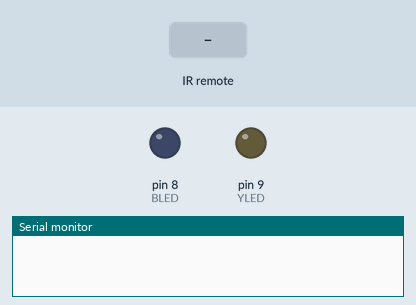
A sketch run on a simulated Arduino Uno, built with avr-gcc and run on an emulated ATmega328P. Parts: output pins drawn as LEDs (lit = HIGH), the last lines printed to the serial monitor. The inputs (shaded band) are chosen by the test bench.

Above: at 1.2 s.
1.3 s: infrared code 0xFF18E7 received
At 2.0 s:
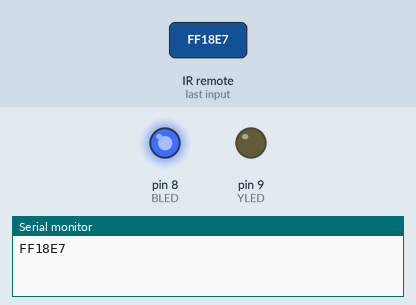
2.8 s: infrared code 0xFF30CF received
At 3.1 s:
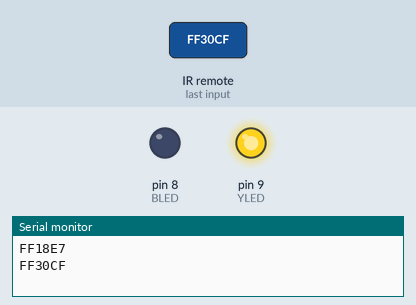
Timing chart, 0 to 5.8 s (numbered marks = the images above; inputs shaded):
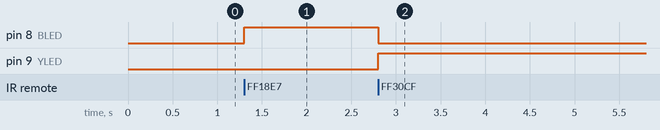

The sketch:

led_remote_control.ino
```cpp
#include <IRremote.h>
#define RECV_PIN 7
#define BLED 8
#define YLED 9

IRrecv irrecv(RECV_PIN);
decode_results results;

  // char* keys[21] = { "CH-", "CH", "CH+", "<<", ">>", ">||", "-", "+", "EQ", "100+", "200+", "0", "1", "2", "3", "4", "5", "6", "7", "8", "9" };
  // byte* codes[21] = { 0xFFA25D, 0xFF629D, 0xFFE21D, 0xFF22DD, 0xFF02FD, 0xFFC23D, 0xFFE01F, 0xFFA857, 0xFF906F, 0xFF9867, 0xFFB04F, 0XFF6897, 0xFF30CF, 0xFF18E7, 0xFF7A85, 0xFF10EF, 0xFF38C7, 0xFF5AA5, 0xFF42BD, 0xFF4AB5, 0xFF52AD };

void setup() {
  Serial.begin(9600);
  irrecv.enableIRIn();
  irrecv.blink13(true);
  pinMode(BLED, OUTPUT);
  pinMode(YLED, OUTPUT);
}

void loop() {
  if (irrecv.decode(&results)) {
    Serial.println(results.value, HEX);
    switch (results.value) {
      case 0xFF18E7:
        digitalWrite(YLED, LOW);
        digitalWrite(BLED, HIGH);
        break;
      case 0xFF30CF:
        digitalWrite(BLED, LOW);
        digitalWrite(YLED, HIGH);
        break;
      default:
      break;
    }
    irrecv.resume();
  }
}
```

Measured:
- after the input at 1.3 s, pin 8 (BLED): LOW → HIGH at once
- after the input at 2.8 s, pin 8 (BLED): HIGH → LOW at once; pin 9 (YLED): LOW → HIGH at once
